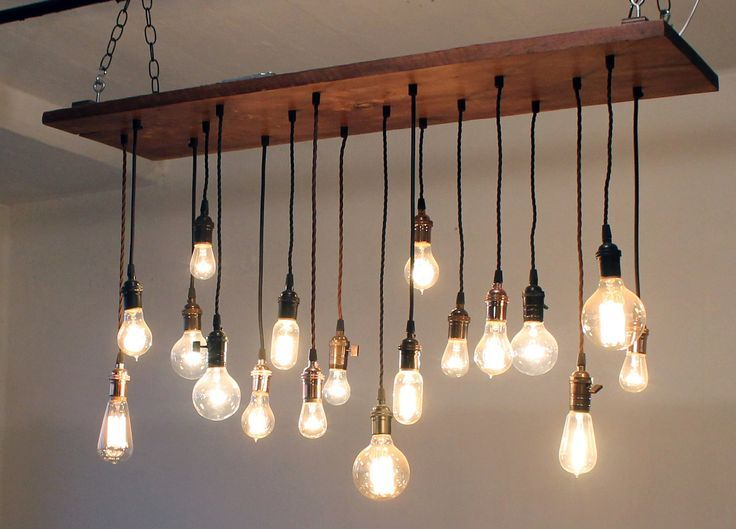
#> input picture vezbe/v1-cv-basics/images/bulbs.jpg, 736 x 529 px
$ jupyter execute bulbs.ipynb   (shell and % lines are left out)   (Python 2 division)   (older library calls are emulated)
#> lines starting #> are read from the running program, lines starting #| are printed output that depends on the picture; after the words box and inside, x2 and y2 are one past the last pixel; in counts of white or black regions, pixels touching at a corner belong together
Author: Aleksandar Nikolic

[cell 1]
import matplotlib.pyplot as plt
# iscrtavanje slika i plotova unutar samog browsera

import matplotlib.pylab as pylab
# prikaz vecih slika
pylab.rcParams['figure.figsize'] = 16,12

import numpy as np
import cv2 # OpenCV biblioteka

img_bulb = cv2.cvtColor(cv2.imread('../../images/bulbs.jpg'), cv2.COLOR_BGR2RGB)
#plt.imshow(img_bulb)

img_bulb_gs = cv2.cvtColor(img_bulb, cv2.COLOR_RGB2GRAY) # konvert u grayscale
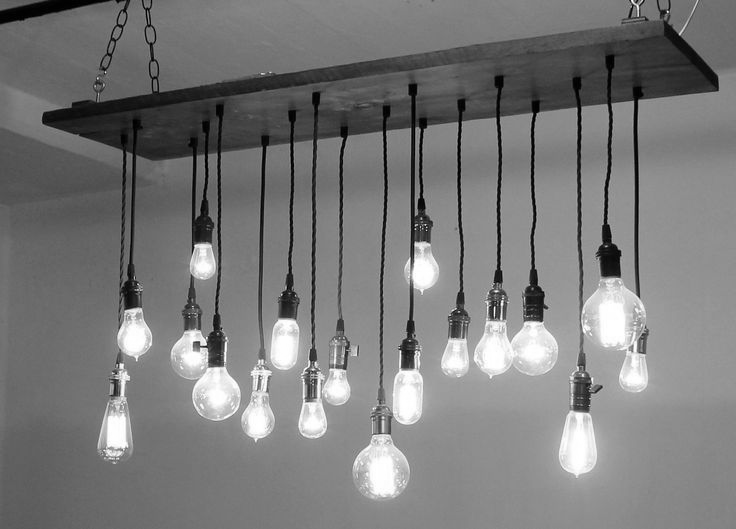
#> img_bulb_gs: shape (529, 736); min 0, max 255, mean 122.2
#plt.imshow(img_bulb_gs, 'gray')

ret, img_bulb_bin = cv2.threshold(img_bulb_gs, 240, 255, cv2.THRESH_BINARY)
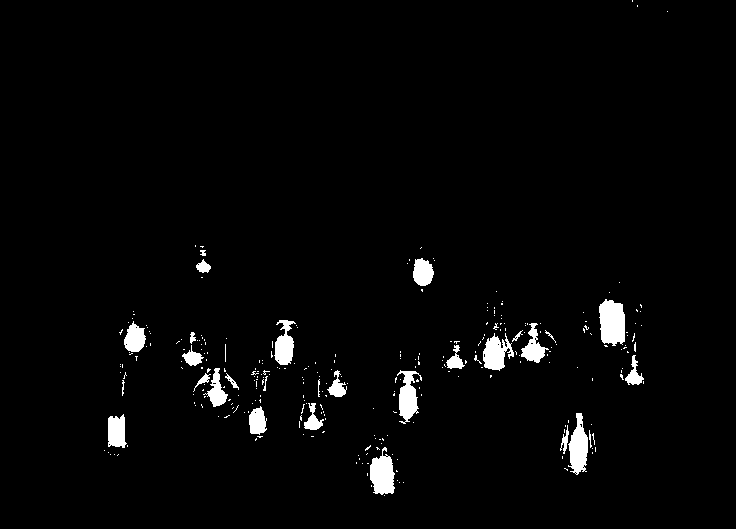
#> img_bulb_bin: shape (529, 736); 2.5% white; 290 white regions (260 under 20 px)
plt.imshow(img_bulb_bin, 'gray')

img, contours, hierarchy = cv2.findContours(img_bulb_bin, cv2.RETR_EXTERNAL, cv2.CHAIN_APPROX_SIMPLE)
#> contours = 290 contours, 267 with area under 20; largest, box (x1, y1, x2, y2) and area: (599, 299, 625, 346) 938, (370, 447, 395, 495) 756, (568, 413, 588, 475) 716, (397, 370, 422, 424) 621, (483, 333, 514, 371) 608

#img = img_bulb.copy()
#cv2.drawContours(img, contours, -1, (255, 0, 0), 1)
#plt.imshow(img)

contours_bulb = []
for contour in contours:
    center, size, angle = cv2.minAreaRect(contour)
    width, height = size
    if width > 10 and height > 10:
        contours_bulb.append(contour)
#> this loop made 290 passes
#> (center, angle, width, height) on passes 1, 3, 4: ((384, 495), -90, 0, 0), ((403, 482), -90, 0, 0), ((399, 482), -90, 0, 0)
#> after the loop, contours_bulb = 18 contours; largest, box (x1, y1, x2, y2) and area: (599, 299, 625, 346) 938, (370, 447, 395, 495) 756, (568, 413, 588, 475) 716, (397, 370, 422, 424) 621, (483, 333, 514, 371) 608

img = img_bulb.copy()
cv2.drawContours(img, contours_bulb, -1, (255, 0, 0), 1)
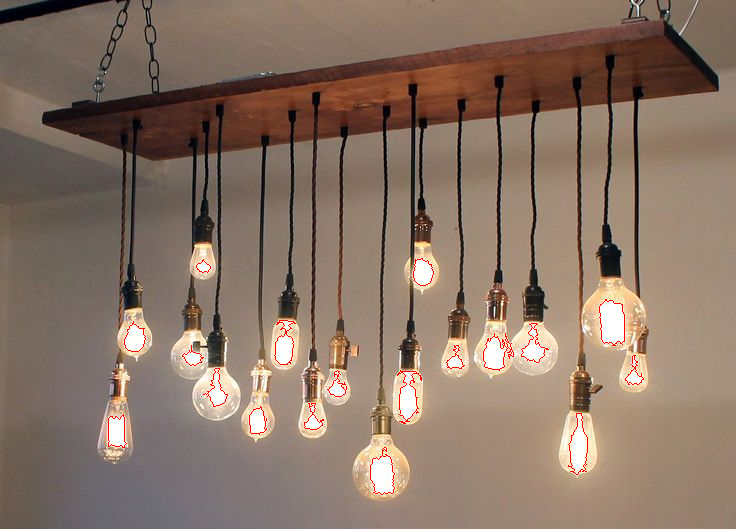
#> img: shape (529, 736, 3); mean R, G, B 137.9, 116.7, 102.2
plt.imshow(img)
print 'Ukupan broj sijalica: %d' % len(contours_bulb)
#| Ukupan broj sijalica: 18
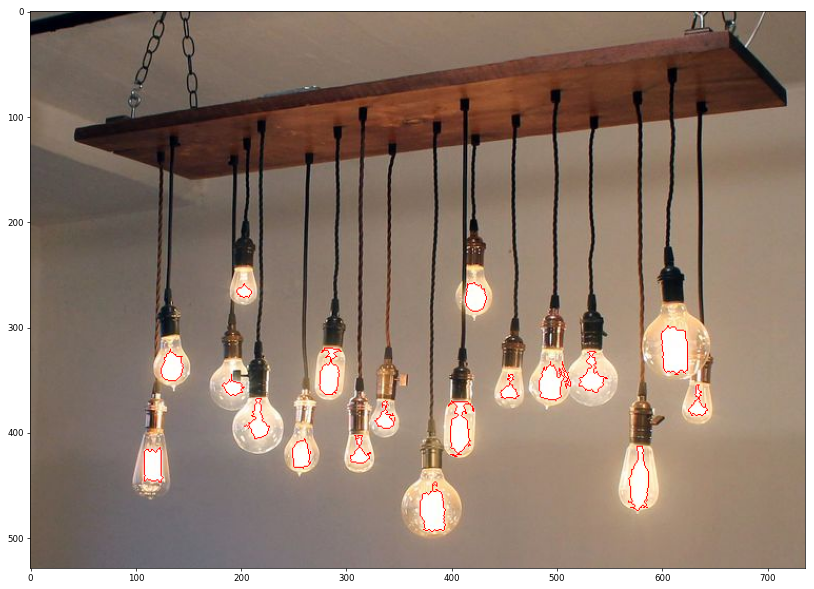
#> figure drawn by matplotlib, 1 panel
